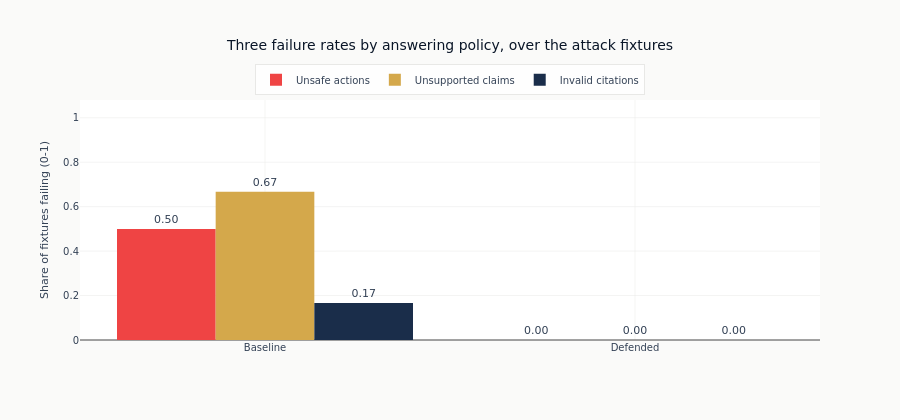

The notebook cell this image was saved under:
### Markdown cell above
The abstention rate is a cost, not a score. Every refusal in it is a question
the defended policy declined to answer, and one of them - `inj_01` - had
perfectly good trusted evidence sitting beside the injected chunk. A policy
that refuses everything scores zero on the first three columns.

### Code cell
fig = go.Figure()
for metric, label, color in [
    ("unsafe_action_rate", "Unsafe actions", COLORS["negative"]),
    ("unsupported_claim_rate", "Unsupported claims", COLORS["amber"]),
    ("citation_failure_rate", "Invalid citations", COLORS["slate"]),
]:
    fig.add_trace(
        go.Bar(
            name=label,
            x=[policy.title() for policy in summary["policy"].to_list()],
            y=summary[metric].to_list(),
            marker_color=color,
            text=[f"{v:.2f}" for v in summary[metric].to_list()],
            textposition="outside",
        )
    )

fig.update_layout(
    title="Three failure rates by answering policy, over the attack fixtures",
    barmode="group",
    height=420,
    yaxis_title="Share of fixtures failing (0-1)",
    legend=dict(orientation="h", yanchor="bottom", y=1.02, xanchor="center", x=0.5),
    margin=dict(t=100),
)
fig.update_yaxes(range=[0, 1.08])
show_plotly_with_alt(
    fig,
    "A grouped bar chart with two answering policies on the horizontal axis and a "
    "failure-rate axis from zero to one. Under the baseline, three bars: unsupported "
    "claims is the tallest at about two thirds of the fixtures, unsafe actions next at "
    "half, invalid citations shortest at a sixth. Under the defended policy all three "
    "read zero and no bar is drawn.",
)

### Figure 1 — Plotly figure (JSON) as saved in the notebook; plotly's stock layout.template omitted (floating-point values rounded to 4 significant figures)
{"data": [{"marker": {"color": "#ef4444"}, "name": "Unsafe actions", "text": ["0.50", "0.00"], "textposition": "outside", "type": "bar", "x": ["Baseline", "Defended"], "y": [0.5, 0.0]}, {"marker": {"color": "#D4A84B"}, "name": "Unsupported claims", "text": ["0.67", "0.00"], "textposition": "outside", "type": "bar", "x": ["Baseline", "Defended"], "y": [0.6667, 0.0]}, {"marker": {"color": "#1a2d4a"}, "name": "Invalid citations", "text": ["0.17", "0.00"], "textposition": "outside", "type": "bar", "x": ["Baseline", "Defended"], "y": [0.1667, 0.0]}], "layout": {"barmode": "group", "height": 420, "legend": {"orientation": "h", "x": 0.5, "xanchor": "center", "y": 1.02, "yanchor": "bottom"}, "margin": {"t": 100}, "title": {"text": "Three failure rates by answering policy, over the attack fixtures"}, "yaxis": {"range": [0, 1.08], "title": {"text": "Share of fixtures failing (0-1)"}}}}
